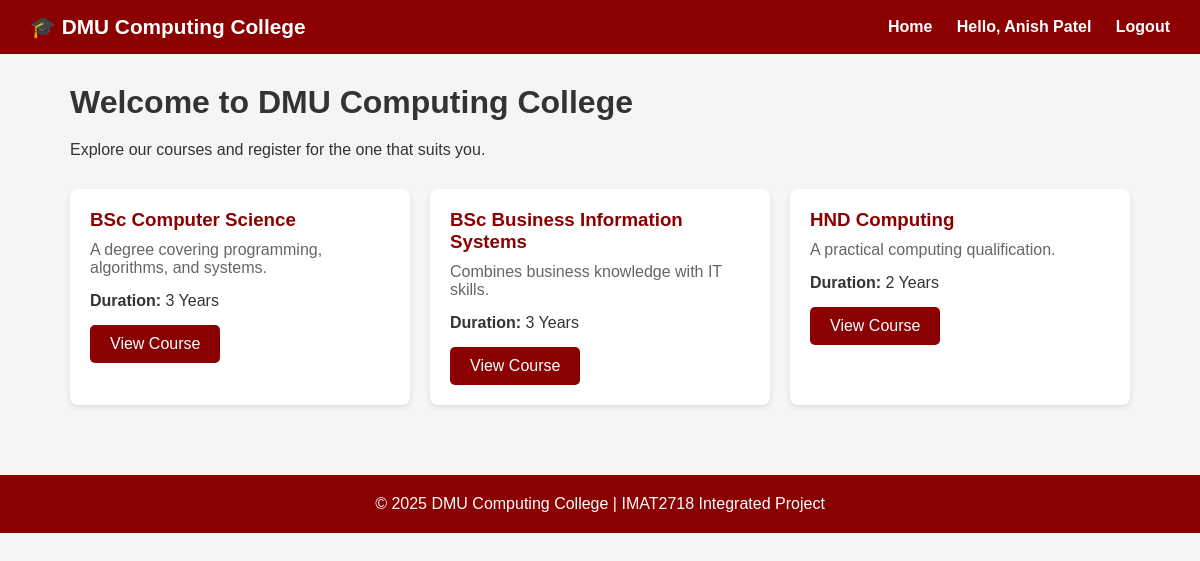
The page / (signed in) on the database its author committed.
### tables this page shows
CREATE TABLE courses (
            id INTEGER PRIMARY KEY AUTOINCREMENT,
            name TEXT NOT NULL,
            description TEXT,
            duration TEXT
        );

### app.py (the view)
@app.route('/')
def index():
    db = get_db()
    courses = db.execute('SELECT * FROM courses').fetchall()
    db.close()
    return render_template('index.html', courses=courses)

### database.py (called while the page is built)
def get_db():
    conn = sqlite3.connect('college.db')
    conn.row_factory = sqlite3.Row
    return conn

### templates/index.html
{% extends 'base.html' %}
{% block content %}
<h1 style="margin-bottom:20px;">Welcome to DMU Computing College</h1>
<p style="margin-bottom:30px;">Explore our courses and register for the one that suits you.</p>
<div style="display: grid; grid-template-columns: repeat(auto-fill, minmax(300px, 1fr)); gap: 20px;">
    {% for course in courses %}
    <div class="card">
        <h3>{{ course['name'] }}</h3>
        <p style="margin-bottom:15px; color:#666;">{{ course['description'] }}</p>
        <p style="margin-bottom:15px;"><strong>Duration:</strong> {{ course['duration'] }}</p>
        <a href="/course/{{ course['id'] }}" class="btn btn-primary">View Course</a>
    </div>
    {% endfor %}
</div>
{% endblock %}

### templates/base.html (style rules this page uses)
* { margin: 0; padding: 0; box-sizing: border-box; }
body { font-family: Arial, sans-serif; background: #f5f5f5; color: #333; }
.btn { padding: 10px 20px; border: none; border-radius: 5px; cursor: pointer; text-decoration: none; display: inline-block; font-size: 1em; }
.btn-primary { background: #8B0000; color: white; }
.card { background: white; border-radius: 8px; padding: 20px; margin-bottom: 20px; box-shadow: 0 2px 5px rgba(0,0,0,0.1); }
.card h3 { color: #8B0000; margin-bottom: 10px; }

### rows shown on the page
courses: name "BSc Computer Science", description "A degree covering programming, algorithms, and systems.", duration "3 Years"
courses: name "BSc Business Information Systems", description "Combines business knowledge with IT skills.", duration "3 Years"
courses: name "HND Computing", description "A practical computing qualification.", duration "2 Years"

### other values the page prints
{{ session.user_name }} "Anish Patel"
